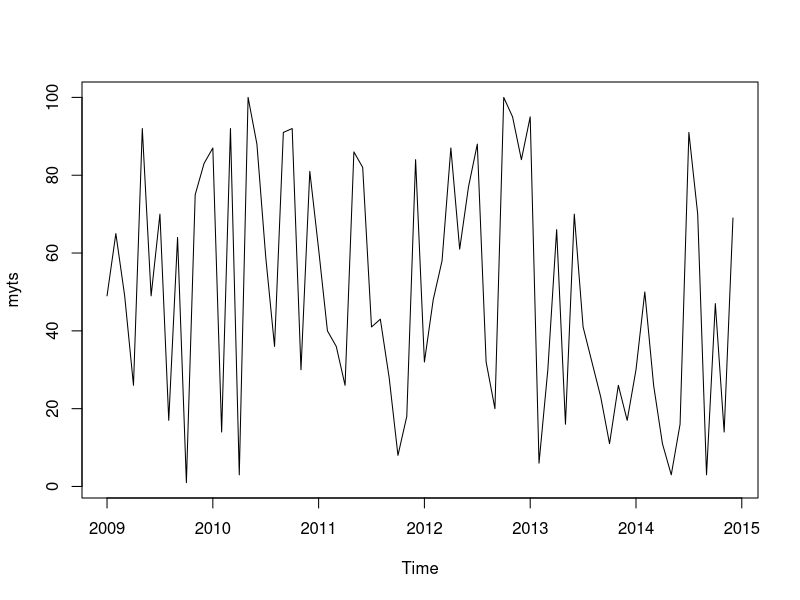
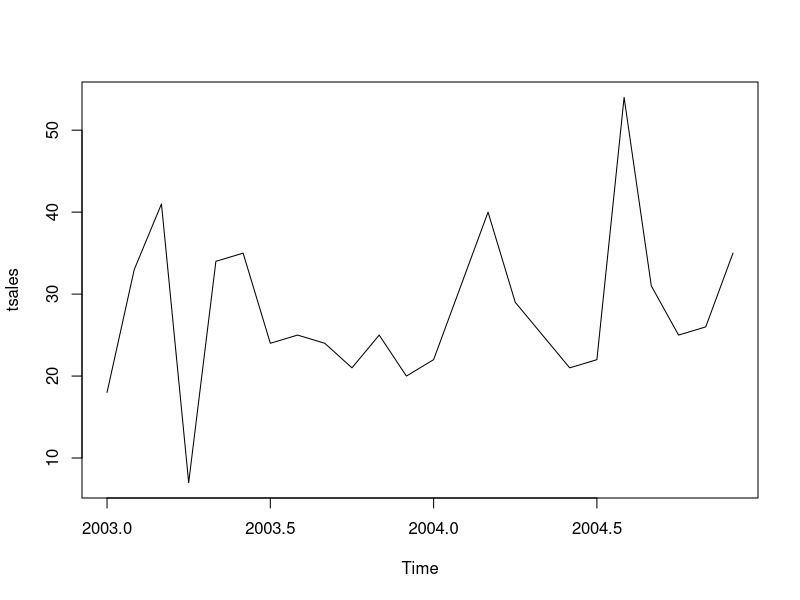
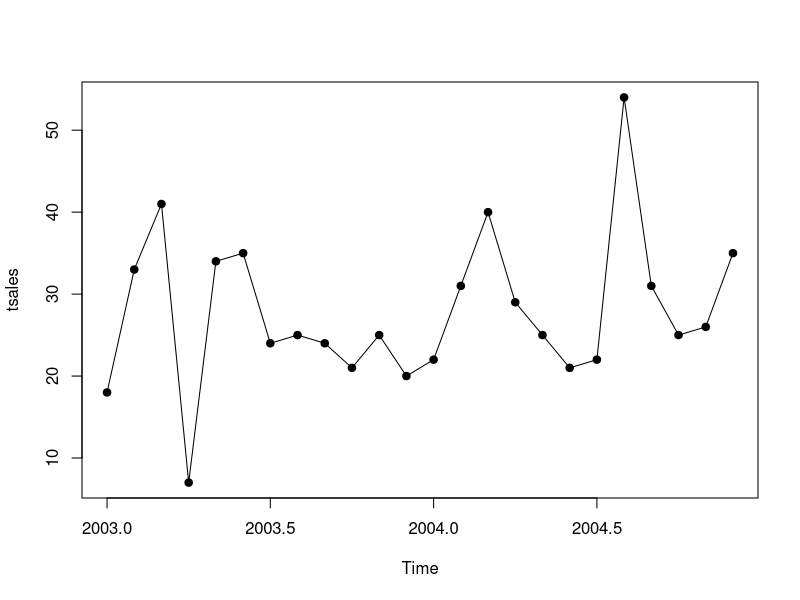
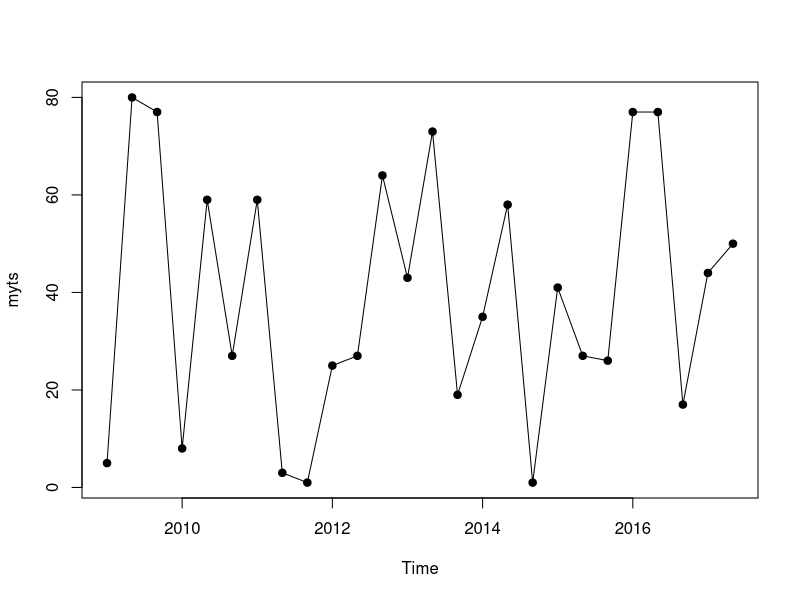

These charts were generated, in order, by the following R code: (Note: this script raises an error after producing the figures.)
#ts9
# save a numeric vector containing 72 monthly observations # from Jan 2009 to Dec 2014 as a time series object
myvector = round(runif(6*12)*100,0)
myvector
myts <- ts(myvector, start=c(2009, 1), end=c(2014, 12), frequency=12)
myts
# subset the time series (June 2014 to December 2014)
myts2 <- window(myts, start=c(2014, 6), end=c(2014, 12))
myts2
# plot series
plot(myts)


#Eg2
sales= c(18,33,41,7,34,35,24,25,24,21,25,20, 22,31,40,29,25,21,22,54,31,25,26,35)
tsales = ts(sales, start=c(2003,1), frequency=12)
tsales
plot(tsales)
plot(tsales, type='o', pch=19)
start(tsales)
end(tsales)
frequency(tsales)
tsales.subset = window(tsales, start=c(2003,5), end=c(2004,6))
tsales.subset

#Yearly Series

myvector = round(runif(50) * 100,0)
myvector
myts <- ts(myvector, start=c(2009,2), end=c(2014,11), frequency=3)
myts
myts2 <- window(myts, start=c(2010), end=c(2013))
myts2


# quarterly 

myvector = round(runif(50) * 100,0)
myvector
myts <- ts(myvector, start=c(2009,1), end=c(2014,11), frequency=3)
myts
str(myts)
plot(myts, type='o', pch=19)
text()

plot.ts(myts, type='o', pch=19, xy.labels=F)

axis(1, myts$Date, format(myts$Date, "%b %d"), cex.axis = .7)


myts <- ts(myvector, start=c(2009,2), end=c(2014,9), frequency=3)
myts
str(myts)


myts2 <- window(myts, start=c(2010), end=c(2013))
myts2
plot(myts, type='o', pch=19)
str(myts2)



myts2 <- window(myts, start=c(2014, 6), end=c(2014, 12))
plot(myts,type='o', pch=19)
text()
plot(myts2,type='o', pch=19)


library(zoo)
x.Date <- as.Date(paste(rep(2003:2004, each = 12), rep(1:12, 2), 1, sep = "-"))
x.Date
?zoo
x <- zoo(rnorm(24), x.Date)
x
plot(x)



#If we want different tick locations, we can suppress the default axis plotting and add our own:
  
plot(x, xaxt = "n")
axis(1, at = time(x), labels = FALSE)
#Or combine them:
  
plot(x)
axis(1, at = time(x), labels = FALSE)

## weekly ticks
plot(x)
times <- time(x)
ticks <- seq(times[1], times[length(times)], by = "weeks")
axis(1, at = ticks, labels = FALSE, tcl = -0.3)


library(zoo)
library(lattice)

# create test data
z <- zooreg(1:83, start = as.Date("2009-04-01"), deltat = 7)

xyplot(z)




# Time series plots with good X axis labels
library(zoo)
# data
today = Sys.Date()
dates = as.Date((today-500):today)
dates
z = zoo (100+cumsum(rnorm(501)), dates)
z
# method1 : default X axis labels do not look good
?plot.zoo
plot(z)
?plot.ts
plot(ts(z))
time(z)
# method 2 : Lattice
library(lattice)
?xyplot.zoo
xyplot(z)
xyplot(z, lwd=2, col="tomato")

# method 3 : XTS
library(xts)
?plot.xts
plot(as.xts(z))
plot(as.xts(z), auto.grid=F, major.format="%b %y", las=2)

# method 4 : Base graph
timeline = time(z)
summary(timeline)
index = seq(from=1, to=length(timeline), 90) # put ticks every 90 days
plot(z, xaxt="n")
axis(side=1, at=timeline[index], label=format(timeline[index], "%b %y"), cex.axis=0.8)

# method 5 : ggplot
library(ggplot2)
library(scales)
?date_breaks
df = data.frame(date=as.POSIXct(time(z)), value=as.numeric(z))
head(df)
# default plot
ggplot(df, aes(x=date, y=value)) + geom_line()
# formatted
ggplot(df, aes(x=date, y=value)) + geom_line() + 
  scale_x_datetime(labels=date_format("%b '%y"))
# custom breaks
ggplot(df, aes(x=date, y=value)) + geom_line() + 
  scale_x_datetime(labels=date_format("%b '%y"), breaks=date_breaks("3 months"))
